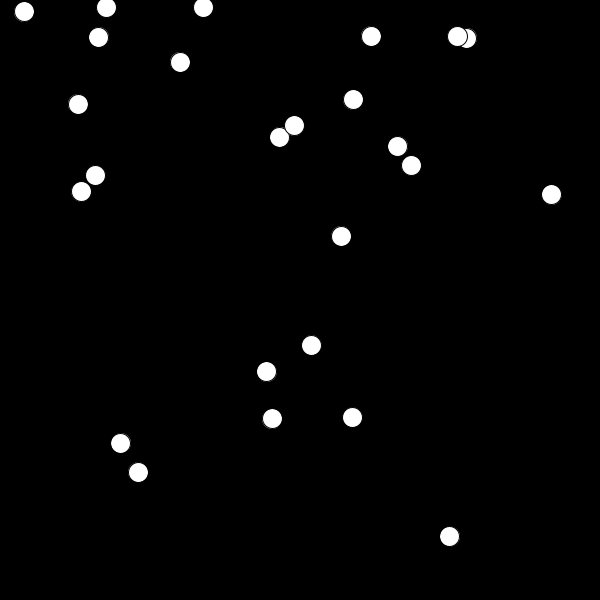
Frame 1 (no input)
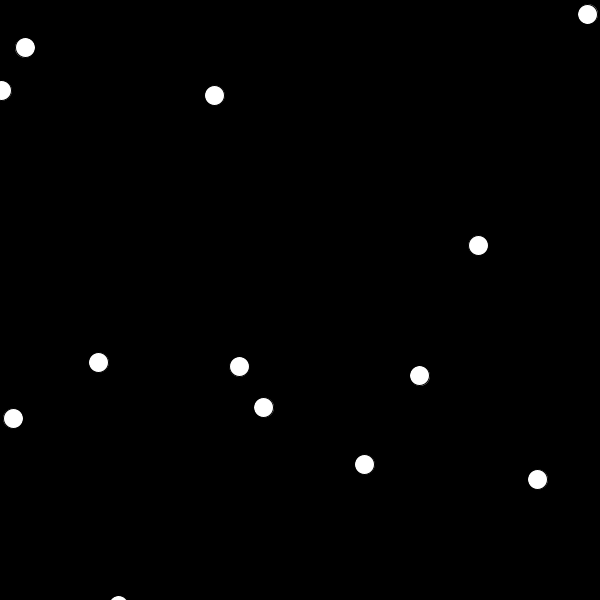
Frame 60 (the mouse pressed at the canvas centre just before this capture)
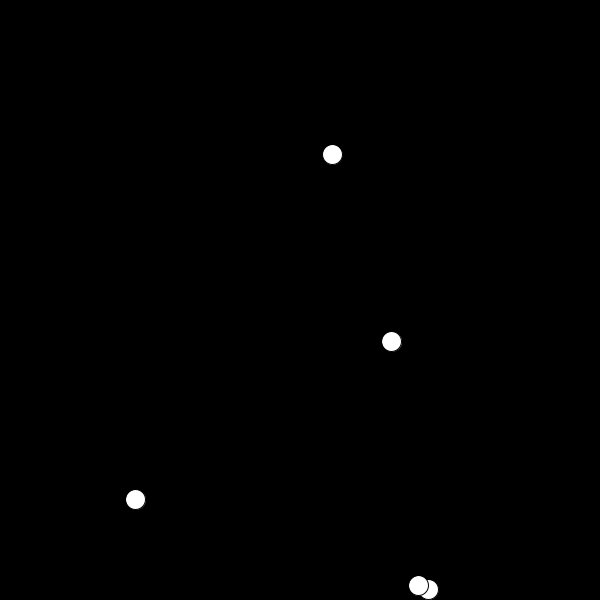
Frame 120 (the mouse held since frame 60 and released just before this capture)

The Processing sketch that drew these frames (run headless with seeded random() and noise(); from frame 60 on, the mouse is pressed at the canvas centre):

// Processing sketch: Chain_Reaction
// ── Chain_Reaction.pde
Ball[] balls;
boolean reactionStarted;

void setup(){
  size(600,600);
  reactionStarted = false;
  balls = new Ball[25];
  for (int i = 0; i<balls.length; i++){
    balls[i] = new Ball();
  }
}
  
  void draw(){
    background(0);
    for(int i = 0; i < balls.length; i++){
      balls[i].move();
      balls[i].bounce();
      
    }
}

void mousedClicked(){
  if(!reactionStarted){
    balls[0].x = mouseX;
    balls[0].y = mouseY;
  }
}
// ── Ball.pde
class Ball {
  float x;
  float y;
  float rad;
  color c;
  float dx;
  float dy;
  int state;
  
  Ball(){
    float r= random(256);
    float g = random(256);
    float b = random(256);
    c = color(r,g,b);
    rad = 10;
    x = random((width-r) + r/2);
    y = random((height - r) + r/2);
    dx = random(10) - 5;
    dy = random(10) - 5;  
  }
  
  void move(){
    ellipseMode(RADIUS);
    x = x + dx;
    y = y + dy;
    bounce();
    ellipse(x,y,rad,rad);
  }
  
  void bounce(){
    if(y > height || y <rad){
      dy *= -1;
    }
    if(x > width || x < rad){
      dx *= -1;
    }
  }
  
  
}
